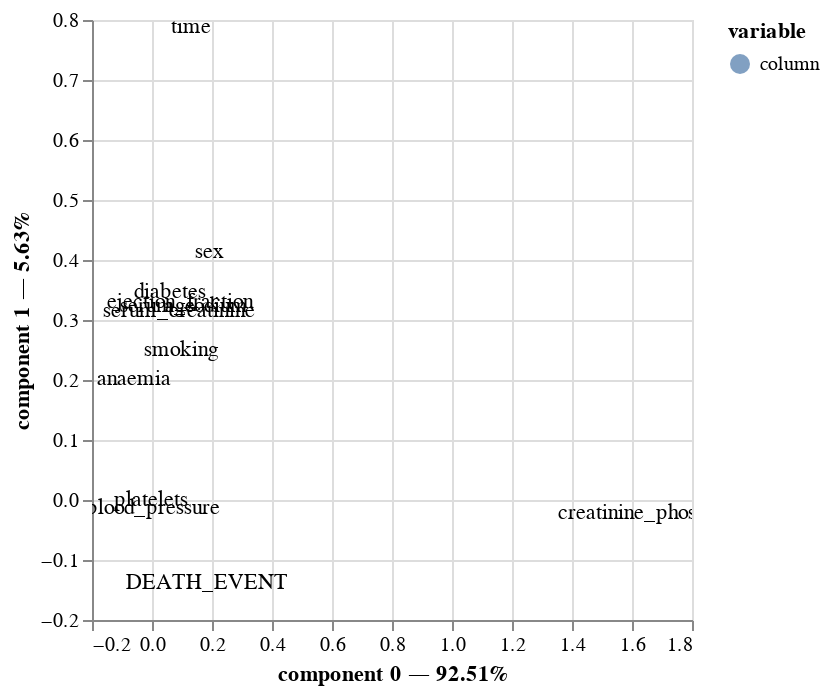

Notebook code for this chart:
### Code cell
ca.plot(df,x_component=0,
    y_component=1,
    show_row_markers=False,
    show_column_markers=False,
    show_row_labels=False,
    show_column_labels=True)

### Figure 1 — Vega-Lite specification as saved in the notebook (floating-point values rounded to 4 significant figures)
{"config": {"view": {"continuousWidth": 300, "continuousHeight": 300}}, "layer": [{"mark": {"type": "circle", "size": 0}, "encoding": {"color": {"field": "variable", "type": "nominal"}, "tooltip": [{"field": "variable", "type": "nominal"}, {"field": "value", "type": "nominal"}, {"field": "component 0", "type": "quantitative"}, {"field": "component 1", "type": "quantitative"}], "x": {"axis": {"title": "component 0 — 92.51%"}, "field": "component 0", "scale": {"zero": false}, "type": "quantitative"}, "y": {"axis": {"title": "component 1 — 5.63%"}, "field": "component 1", "scale": {"zero": false}, "type": "quantitative"}}, "name": "view_2"}, {"mark": {"type": "text"}, "encoding": {"text": {"field": "label", "type": "nominal"}, "x": {"axis": {"title": "component 0 — 92.51%"}, "field": "component 0", "scale": {"zero": false}, "type": "quantitative"}, "y": {"axis": {"title": "component 1 — 5.63%"}, "field": "component 1", "scale": {"zero": false}, "type": "quantitative"}}}], "data": {"name": "data-434048a9217be077a95de5d84d870e01"}, "params": [{"name": "param_2", "select": {"type": "interval", "encodings": ["x", "y"]}, "bind": "scales", "views": ["view_2"]}], "$schema": "https://vega.github.io/schema/vega-lite/v5.20.1.json", "datasets": {"data-434048a9217be077a95de5d84d870e01": [{"component 0": 0.09428, "component 1": 0.3238, "component 2": 0.3378, "component 3": -0.08693, "component 4": -0.1138, "component 5": -0.004402, "component 6": -0.01698, "component 7": -0.003119, "component 8": -0.0008956, "component 9": -0.00299, "component 10": -0.003711, "component 11": 0.003246, "variable": "column", "value": "age", "label": "age"}, {"component 0": -0.0609, "component 1": 0.2013, "component 2": 0.4967, "component 3": 0.04479, "component 4": 0.1792, "component 5": 0.2904, "component 6": -0.2974, "component 7": 0.1613, "component 8": -0.818, "component 9": -0.733, "component 10": 0.1226, "component 11": -0.03065, "variable": "column", "value": "anaemia", "label": "anaemia"}, {"component 0": 1.728, "component 1": -0.02172, "component 2": -0.003307, "component 3": 9.914e-05, "component 4": -0.0001901, "component 5": 5.711e-05, "component 6": -4.993e-05, "component 7": 4.659e-05, "component 8": -2.297e-05, "component 9": -8.534e-05, "component 10": -1.024e-05, "component 11": 1.767e-05, "variable": "column", "value": "creatinine_phosphokinase", "label": "creatinine_phosphokinase"}, {"component 0": 0.06095, "component 1": 0.3468, "component 2": 0.1649, "component 3": 0.004479, "component 4": 0.2164, "component 5": 0.2612, "component 6": -0.495, "component 7": -0.7216, "component 8": 0.6719, "component 9": -0.5544, "component 10": -0.05646, "component 11": -0.0563, "variable": "column", "value": "diabetes", "label": "diabetes"}, {"component 0": 0.09353, "component 1": 0.3297, "component 2": 0.29, "component 3": 0.2792, "component 4": -0.0265, "component 5": 0.0009331, "component 6": 0.01122, "component 7": -0.005262, "component 8": 0.002741, "component 9": 0.001719, "component 10": 0.01093, "component 11": -0.005066, "variable": "column", "value": "ejection_fraction", "label": "ejection_fraction"}, {"component 0": -0.07539, "component 1": -0.01258, "component 2": 0.3394, "component 3": 0.0307, "component 4": 0.02068, "component 5": 0.07886, "component 6": -0.2089, "component 7": 1.14, "component 8": 0.6739, "component 9": -0.3308, "component 10": 0.08934, "component 11": -0.05783, "variable": "column", "value": "high_blood_pressure", "label": "high_blood_pressure"}, {"component 0": -0.003975, "component 1": -0.0006355, "component 2": -0.0001439, "component 3": -6.055e-07, "component 4": -3.815e-06, "component 5": 7.392e-07, "component 6": 4.208e-07, "component 7": -7.981e-07, "component 8": -6.913e-07, "component 9": 2.349e-07, "component 10": 2.171e-07, "component 11": -4.743e-07, "variable": "column", "value": "platelets", "label": "platelets"}, {"component 0": 0.08914, "component 1": 0.3143, "component 2": 0.3794, "component 3": -0.09062, "component 4": -0.01976, "component 5": 0.5445, "component 6": 0.538, "component 7": 0.01327, "component 8": 0.04239, "component 9": -0.0892, "component 10": -0.1996, "component 11": 0.02305, "variable": "column", "value": "serum_creatinine", "label": "serum_creatinine"}, {"component 0": 0.1067, "component 1": 0.3232, "component 2": 0.251, "component 3": -0.03215, "component 4": 0.06999, "component 5": -0.007936, "component 6": -0.003441, "component 7": 0.002485, "component 8": -0.0008324, "component 9": 0.008564, "component 10": -0.00566, "component 11": 0.003807, "variable": "column", "value": "serum_sodium", "label": "serum_sodium"}, {"component 0": 0.1894, "component 1": 0.4129, "component 2": 0.313, "component 3": -0.2164, "component 4": 0.01508, "component 5": -0.3539, "component 6": 0.2907, "component 7": -0.02964, "component 8": -0.02419, "component 9": -0.08981, "component 10": -0.1021, "component 11": -0.5736, "variable": "column", "value": "sex", "label": "sex"}, {"component 0": 0.0978, "component 1": 0.25, "component 2": 0.1982, "component 3": -0.1959, "component 4": 0.0006476, "component 5": -1.012, "component 6": 0.9392, "component 7": -0.1251, "component 8": 0.1511, "component 9": -0.5465, "component 10": 0.2904, "component 11": 0.3042, "variable": "column", "value": "smoking", "label": "smoking"}, {"component 0": 0.13, "component 1": 0.788, "component 2": -0.2117, "component 3": -0.002819, "component 4": -0.005437, "component 5": 0.003207, "component 6": 0.0006232, "component 7": 0.001167, "component 8": -0.0002291, "component 9": -0.000815, "component 10": 0.003108, "component 11": -0.0004462, "variable": "column", "value": "time", "label": "time"}, {"component 0": 0.1828, "component 1": -0.1382, "component 2": 0.9769, "component 3": -0.5797, "component 4": 0.1011, "component 5": 0.6361, "component 6": 0.2537, "component 7": -0.1418, "component 8": 0.1014, "component 9": 0.1948, "component 10": 0.9887, "component 11": -0.1634, "variable": "column", "value": "DEATH_EVENT", "label": "DEATH_EVENT"}]}}
